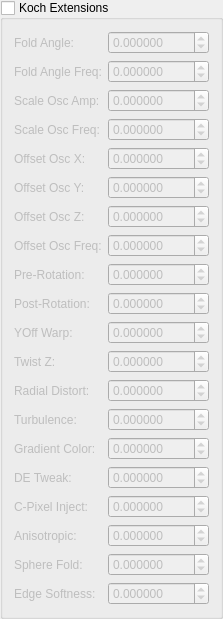
   <widget class="MyGroupBox" name="groupCheck_koch_extensions">
    <property name="title">
     <string>Koch Extensions</string>
    </property>
    <property name="checkable">
     <bool>true</bool>
    </property>
    <property name="checked">
     <bool>false</bool>
    </property>
    <layout class="QGridLayout">
     <item row="0" column="0">
      <widget class="QLabel">
       <property name="text"><string>Fold Angle:</string></property>
      </widget>
     </item>
     <item row="0" column="1">
      <widget class="MyDoubleSpinBox" name="spinboxd_transf_koch_fold_angle">
       <property name="decimals"><number>6</number></property>
       <property name="minimum"><double>-1000.000000</double></property>
       <property name="maximum"><double>1000.000000</double></property>
       <property name="singleStep"><double>0.1</double></property>
      </widget>
     </item>
     <item row="1" column="0">
      <widget class="QLabel">
       <property name="text"><string>Fold Angle Freq:</string></property>
      </widget>
     </item>
     <item row="1" column="1">
      <widget class="MyDoubleSpinBox" name="spinboxd_transf_koch_fold_angle_freq">
       <property name="decimals"><number>6</number></property>
       <property name="minimum"><double>-1000.000000</double></property>
       <property name="maximum"><double>1000.000000</double></property>
       <property name="singleStep"><double>0.1</double></property>
      </widget>
     </item>
     <item row="2" column="0">
      <widget class="QLabel">
       <property name="text"><string>Scale Osc Amp:</string></property>
      </widget>
     </item>
     <item row="2" column="1">
      <widget class="MyDoubleSpinBox" name="spinboxd_transf_koch_scale_osc">
       <property name="decimals"><number>6</number></property>
       <property name="minimum"><double>-1000.000000</double></property>
       <property name="maximum"><double>1000.000000</double></property>
       <property name="singleStep"><double>0.1</double></property>
      </widget>
     </item>
     <item row="3" column="0">
      <widget class="QLabel">
       <property name="text"><string>Scale Osc Freq:</string></property>
      </widget>
     </item>
     <item row="3" column="1">
      <widget class="MyDoubleSpinBox" name="spinboxd_transf_koch_scale_osc_freq">
       <property name="decimals"><number>6</number></property>
       <property name="minimum"><double>-1000.000000</double></property>
       <property name="maximum"><double>1000.000000</double></property>
       <property name="singleStep"><double>0.1</double></property>
      </widget>
     </item>
     <item row="4" column="0">
      <widget class="QLabel">
       <property name="text"><string>Offset Osc X:</string></property>
      </widget>
     </item>
     <item row="4" column="1">
      <widget class="MyDoubleSpinBox" name="spinboxd_transf_koch_offset_osc_x">
       <property name="decimals"><number>6</number></property>
       <property name="minimum"><double>-1000.000000</double></property>
       <property name="maximum"><double>1000.000000</double></property>
       <property name="singleStep"><double>0.1</double></property>
      </widget>
     </item>
     <item row="5" column="0">
      <widget class="QLabel">
       <property name="text"><string>Offset Osc Y:</string></property>
      </widget>
     </item>
     <item row="5" column="1">
      <widget class="MyDoubleSpinBox" name="spinboxd_transf_koch_offset_osc_y">
       <property name="decimals"><number>6</number></property>
       <property name="minimum"><double>-1000.000000</double></property>
       <property name="maximum"><double>1000.000000</double></property>
       <property name="singleStep"><double>0.1</double></property>
      </widget>
     </item>
     <item row="6" column="0">
      <widget class="QLabel">
       <property name="text"><string>Offset Osc Z:</string></property>
      </widget>
     </item>
     <item row="6" column="1">
      <widget class="MyDoubleSpinBox" name="spinboxd_transf_koch_offset_osc_z">
       <property name="decimals"><number>6</number></property>
       <property name="minimum"><double>-1000.000000</double></property>
       <property name="maximum"><double>1000.000000</double></property>
       <property name="singleStep"><double>0.1</double></property>
      </widget>
     </item>
     <item row="7" column="0">
      <widget class="QLabel">
       <property name="text"><string>Offset Osc Freq:</string></property>
      </widget>
     </item>
     <item row="7" column="1">
      <widget class="MyDoubleSpinBox" name="spinboxd_transf_koch_offset_osc_freq">
       <property name="decimals"><number>6</number></property>
       <property name="minimum"><double>-1000.000000</double></property>
       <property name="maximum"><double>1000.000000</double></property>
       <property name="singleStep"><double>0.1</double></property>
      </widget>
     </item>
     <item row="8" column="0">
      <widget class="QLabel">
       <property name="text"><string>Pre-Rotation:</string></property>
      </widget>
     </item>
     <item row="8" column="1">
      <widget class="MyDoubleSpinBox" name="spinboxd_transf_koch_pre_rot_angle">
       <property name="decimals"><number>6</number></property>
       <property name="minimum"><double>-1000.000000</double></property>
       <property name="maximum"><double>1000.000000</double></property>
       <property name="singleStep"><double>0.1</double></property>
      </widget>
     </item>
     <item row="9" column="0">
      <widget class="QLabel">
       <property name="text"><string>Post-Rotation:</string></property>
      </widget>
     </item>
     <item row="9" column="1">
      <widget class="MyDoubleSpinBox" name="spinboxd_transf_koch_post_rot_angle">
       <property name="decimals"><number>6</number></property>
       <property name="minimum"><double>-1000.000000</double></property>
       <property name="maximum"><double>1000.000000</double></property>
       <property name="singleStep"><double>0.1</double></property>
      </widget>
     </item>
     <item row="10" column="0">
      <widget class="QLabel">
       <property name="text"><string>YOff Warp:</string></property>
      </widget>
     </item>
     <item row="10" column="1">
      <widget class="MyDoubleSpinBox" name="spinboxd_transf_koch_yoff_warp">
       <property name="decimals"><number>6</number></property>
       <property name="minimum"><double>-1000.000000</double></property>
       <property name="maximum"><double>1000.000000</double></property>
       <property name="singleStep"><double>0.1</double></property>
      </widget>
     </item>
     <item row="11" column="0">
      <widget class="QLabel">
       <property name="text"><string>Twist Z:</string></property>
      </widget>
     </item>
     <item row="11" column="1">
      <widget class="MyDoubleSpinBox" name="spinboxd_transf_koch_twist_z">
       <property name="decimals"><number>6</number></property>
       <property name="minimum"><double>-1000.000000</double></property>
       <property name="maximum"><double>1000.000000</double></property>
       <property name="singleStep"><double>0.1</double></property>
      </widget>
     </item>
     <item row="12" column="0">
      <widget class="QLabel">
       <property name="text"><string>Radial Distort:</string></property>
      </widget>
     </item>
     <item row="12" column="1">
      <widget class="MyDoubleSpinBox" name="spinboxd_transf_koch_radial_distort">
       <property name="decimals"><number>6</number></property>
       <property name="minimum"><double>-1000.000000</double></property>
       <property name="maximum"><double>1000.000000</double></property>
       <property name="singleStep"><double>0.1</double></property>
      </widget>
     </item>
     <item row="13" column="0">
      <widget class="QLabel">
       <property name="text"><string>Turbulence:</string></property>
      </widget>
     </item>
     <item row="13" column="1">
      <widget class="MyDoubleSpinBox" name="spinboxd_transf_koch_turbulence">
       <property name="decimals"><number>6</number></property>
       <property name="minimum"><double>-1000.000000</double></property>
       <property name="maximum"><double>1000.000000</double></property>
       <property name="singleStep"><double>0.1</double></property>
      </widget>
     </item>
     <item row="14" column="0">
      <widget class="QLabel">
       <property name="text"><string>Gradient Color:</string></property>
      </widget>
     </item>
     <item row="14" column="1">
      <widget class="MyDoubleSpinBox" name="spinboxd_transf_koch_gradient_color">
       <property name="decimals"><number>6</number></property>
       <property name="minimum"><double>-1000.000000</double></property>
       <property name="maximum"><double>1000.000000</double></property>
       <property name="singleStep"><double>0.1</double></property>
      </widget>
     </item>
     <item row="15" column="0">
      <widget class="QLabel">
       <property name="text"><string>DE Tweak:</string></property>
      </widget>
     </item>
     <item row="15" column="1">
      <widget class="MyDoubleSpinBox" name="spinboxd_transf_koch_de_tweak">
       <property name="decimals"><number>6</number></property>
       <property name="minimum"><double>-1000.000000</double></property>
       <property name="maximum"><double>1000.000000</double></property>
       <property name="singleStep"><double>0.1</double></property>
      </widget>
     </item>
     <item row="16" column="0">
      <widget class="QLabel">
       <property name="text"><string>C-Pixel Inject:</string></property>
      </widget>
     </item>
     <item row="16" column="1">
      <widget class="MyDoubleSpinBox" name="spinboxd_transf_koch_cpixel_inject">
       <property name="decimals"><number>6</number></property>
       <property name="minimum"><double>-1000.000000</double></property>
       <property name="maximum"><double>1000.000000</double></property>
       <property name="singleStep"><double>0.1</double></property>
      </widget>
     </item>
     <item row="17" column="0">
      <widget class="QLabel">
       <property name="text"><string>Anisotropic:</string></property>
      </widget>
     </item>
     <item row="17" column="1">
      <widget class="MyDoubleSpinBox" name="spinboxd_transf_koch_anisotropic">
       <property name="decimals"><number>6</number></property>
       <property name="minimum"><double>-1000.000000</double></property>
       <property name="maximum"><double>1000.000000</double></property>
       <property name="singleStep"><double>0.1</double></property>
      </widget>
     </item>
     <item row="18" column="0">
      <widget class="QLabel">
       <property name="text"><string>Sphere Fold:</string></property>
      </widget>
     </item>
     <item row="18" column="1">
      <widget class="MyDoubleSpinBox" name="spinboxd_transf_koch_sphere_fold">
       <property name="decimals"><number>6</number></property>
       <property name="minimum"><double>-1000.000000</double></property>
       <property name="maximum"><double>1000.000000</double></property>
       <property name="singleStep"><double>0.1</double></property>
      </widget>
     </item>
     <item row="19" column="0">
      <widget class="QLabel">
       <property name="text"><string>Edge Softness:</string></property>
      </widget>
     </item>
     <item row="19" column="1">
      <widget class="MyDoubleSpinBox" name="spinboxd_transf_koch_edge_softness">
       <property name="decimals"><number>6</number></property>
       <property name="minimum"><double>-1000.000000</double></property>
       <property name="maximum"><double>1000.000000</double></property>
       <property name="singleStep"><double>0.1</double></property>
      </widget>
     </item>
    </layout>
   </widget>
